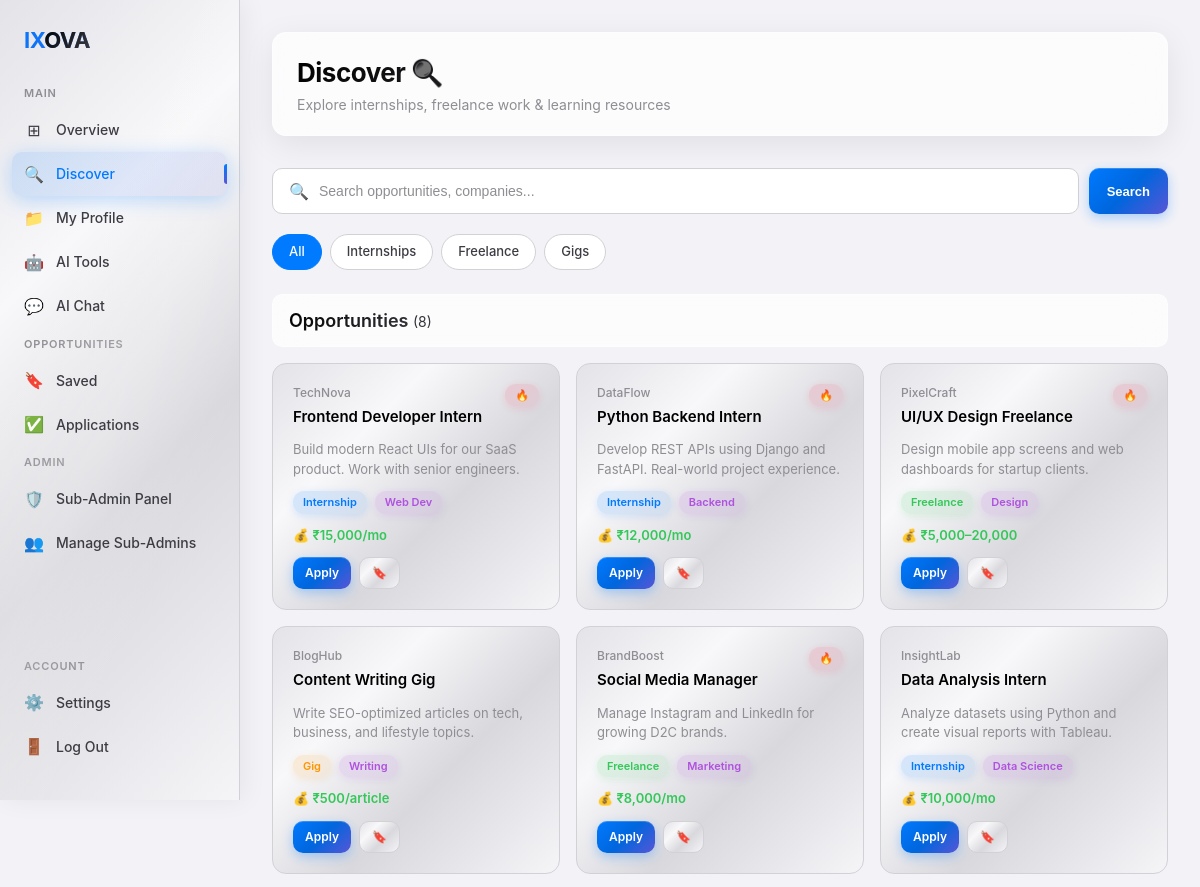
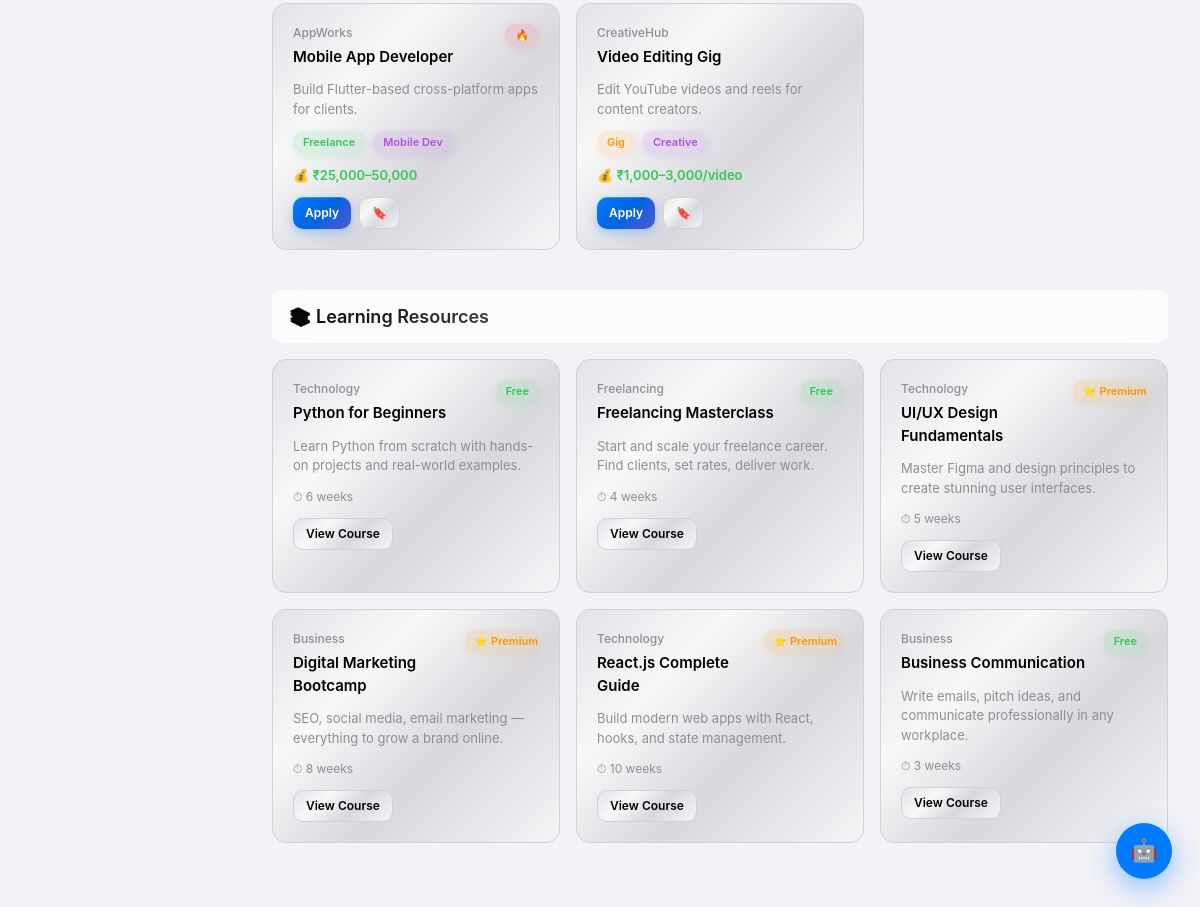
/discover/ (signed in), run on the app's committed database (2 pictures, top to bottom).
### core/models.py (models this page shows, shortened)
class Opportunity(models.Model):
    TYPE_CHOICES = [
        ('internship', 'Internship'),
        ('freelance', 'Freelance'),
        ('gig', 'Gig'),
    ]
    title = models.CharField(max_length=200)
    company = models.CharField(max_length=100)
    description = models.TextField()
    type = models.CharField(max_length=20, choices=TYPE_CHOICES)
    category = models.CharField(max_length=100)
    stipend = models.CharField(max_length=50, blank=True)
    deadline = models.DateField(null=True, blank=True)
    is_trending = models.BooleanField(default=False)
    created_at = models.DateTimeField(auto_now_add=True)

class Course(models.Model):
    CATEGORY_CHOICES = [
        ('tech', 'Technology'),
        ('business', 'Business'),
        ('freelancing', 'Freelancing'),
    ]
    title = models.CharField(max_length=200)
    description = models.TextField()
    category = models.CharField(max_length=20, choices=CATEGORY_CHOICES)
    duration = models.CharField(max_length=50)
    thumbnail = models.ImageField(upload_to='courses/', blank=True, null=True)
    video = models.FileField(upload_to='course_videos/', blank=True, null=True)
    created_at = models.DateTimeField(auto_now_add=True)
    is_premium = models.BooleanField(default=False)

### core/views.py (the view)
# urls.py: path('discover/', views.discover, name='discover'),
@login_required
def discover(request):
    query = request.GET.get('q', '')
    type_filter = request.GET.get('type', '')
    opportunities = Opportunity.objects.all()
    if query:
        opportunities = opportunities.filter(Q(title__icontains=query) | Q(company__icontains=query) | Q(category__icontains=query))
    if type_filter:
        opportunities = opportunities.filter(type=type_filter)
    courses = Course.objects.all()[:6]
    return render(request, 'discover.html', {'opportunities': opportunities, 'courses': courses, 'query': query, 'type_filter': type_filter})

### templates/discover.html (shortened to what this page needs)
{% extends 'base.html' %}
{% block content %}
<div class="topbar">
  <div class="topbar-greeting">
    <h1>Discover 🔍</h1>
    <p>Explore internships, freelance work & learning resources</p>
  </div>
</div>
<div style="display:flex;gap:12px;align-items:center;margin-bottom:20px;flex-wrap:wrap">
  <form method="get" style="display:flex;gap:10px;flex:1;flex-wrap:wrap;width:100%">
    <div class="search-bar" style="flex:1;max-width:100%">
      <span>🔍</span>
      <input type="text" name="q" value="{{ query }}" placeholder="Search opportunities, companies...">
    </div>
    <button type="submit" class="btn btn-primary">Search</button>
  </form>
</div>
<div class="filter-tabs">
  <a href="{% url 'discover' %}{% if query %}?q={{ query }}{% endif %}" class="filter-tab {% if not type_filter %}active{% endif %}">All</a>
  <a href="?type=internship{% if query %}&q={{ query }}{% endif %}" class="filter-tab {% if type_filter == 'internship' %}active{% endif %}">Internships</a>
  <a href="?type=freelance{% if query %}&q={{ query }}{% endif %}" class="filter-tab {% if type_filter == 'freelance' %}active{% endif %}">Freelance</a>
  <a href="?type=gig{% if query %}&q={{ query }}{% endif %}" class="filter-tab {% if type_filter == 'gig' %}active{% endif %}">Gigs</a>
</div>
<div class="section-header">
  <h2 class="section-title">Opportunities <span style="color:var(--text-3);font-size:14px;font-weight:400">({{ opportunities.count }})</span></h2>
</div>
{% if opportunities %}
<div class="cards-grid" style="margin-bottom:40px">
  {% for opp in opportunities %}
  <div class="opp-card fade-up fade-up-{{ forloop.counter|add:1 }}">
    <div class="opp-header">
      <div>
        <div class="opp-company">{{ opp.company }}</div>
        <div class="opp-title">{{ opp.title }}</div>
      </div>
      {% if opp.is_trending %}<span class="badge badge-trending">🔥</span>{% endif %}
    </div>
    <p style="font-size:13px;color:var(--text-3);line-height:1.5">{{ opp.description|truncatewords:18 }}</p>
    <div class="opp-meta">
      <span class="badge {% if opp.type == 'internship' %}badge-blue{% elif opp.type == 'freelance' %}badge-green{% else %}badge-orange{% endif %}">
        {{ opp.get_type_display }}
      </span>
      <span class="badge badge-purple">{{ opp.category }}</span>
    </div>
    {% if opp.stipend %}<div class="opp-stipend">💰 {{ opp.stipend }}</div>{% endif %}
    <div class="opp-actions">
      <a href="{% url 'apply' opp.pk %}" class="btn btn-primary btn-sm">Apply</a>
      <a href="{% url 'save' opp.pk %}" class="btn btn-secondary btn-sm">🔖</a>
    </div>
  </div>
  {% endfor %}
</div>
{% else %}
<div class="card" style="text-align:center;padding:60px;color:var(--text-3)">
  <div style="font-size:48px;margin-bottom:16px">🔍</div>
  <h3 style="margin-bottom:8px">No opportunities found</h3>
  <p>Try a different search or check back later.</p>
</div>
{% endif %}
{% if courses %}
<div class="section-header" style="margin-top:8px">
  <h2 class="section-title">📚 Learning Resources</h2>
</div>
<div class="cards-grid">
  {% for course in courses %}
  <div class="opp-card fade-up">
    <div class="opp-header">
      <div>
        <div class="opp-company">{{ course.get_category_display }}</div>
        <div class="opp-title">{{ course.title }}</div>
      </div>
      {% if course.is_premium %}<span class="badge badge-orange">⭐ Premium</span>{% else %}<span class="badge badge-green">Free</span>{% endif %}
    </div>
    <p style="font-size:13px;color:var(--text-3)">{{ course.description|truncatewords:15 }}</p>
    <div style="font-size:12px;color:var(--text-3)">⏱ {{ course.duration }}</div>
    <a href="#" class="btn btn-secondary btn-sm" style="align-self:flex-start">View Course</a>
  </div>
  {% endfor %}
</div>
{% endif %}
{% endblock %}

### data on the page
Opportunity: company "TechNova", title "Frontend Developer Intern", description "Build modern React UIs for our SaaS product. Work with senior engineers.", type "Internship", category "Web Dev", stipend "₹15,000/mo"
Opportunity: company "DataFlow", title "Python Backend Intern", description "Develop REST APIs using Django and FastAPI. Real-world project experience.", type "Internship", category "Backend", stipend "₹12,000/mo"
Opportunity: company "PixelCraft", title "UI/UX Design Freelance", description "Design mobile app screens and web dashboards for startup clients.", type "Freelance", category "Design", stipend "₹5,000–20,000"
Opportunity: company "BlogHub", title "Content Writing Gig", description "Write SEO-optimized articles on tech, business, and lifestyle topics.", type "Gig", category "Writing", stipend "₹500/article"
Opportunity: company "BrandBoost", title "Social Media Manager", description "Manage Instagram and LinkedIn for growing D2C brands.", type "Freelance", category "Marketing", stipend "₹8,000/mo"
Opportunity: company "InsightLab", title "Data Analysis Intern", description "Analyze datasets using Python and create visual reports with Tableau.", type "Internship", category "Data Science", stipend "₹10,000/mo"
Opportunity: company "AppWorks", title "Mobile App Developer", description "Build Flutter-based cross-platform apps for clients.", type "Freelance", category "Mobile Dev", stipend "₹25,000–50,000"
Opportunity: company "CreativeHub", title "Video Editing Gig", description "Edit YouTube videos and reels for content creators.", type "Gig", category "Creative", stipend "₹1,000–3,000/video"
Course: category "Technology", title "Python for Beginners", is_premium "Free", description "Learn Python from scratch with hands-on projects and real-world examples.", duration "6 weeks"
Course: category "Freelancing", title "Freelancing Masterclass", is_premium "Free", description "Start and scale your freelance career. Find clients, set rates, deliver work.", duration "4 weeks"
Course: category "Technology", title "UI/UX Design Fundamentals", is_premium "⭐ Premium", description "Master Figma and design principles to create stunning user interfaces.", duration "5 weeks"
Course: category "Business", title "Digital Marketing Bootcamp", is_premium "⭐ Premium", description "SEO, social media, email marketing — everything to grow a brand online.", duration "8 weeks"
Course: category "Technology", title "React.js Complete Guide", is_premium "⭐ Premium", description "Build modern web apps with React, hooks, and state management.", duration "10 weeks"
Course: category "Business", title "Business Communication", is_premium "Free", description "Write emails, pitch ideas, and communicate professionally in any workplace.", duration "3 weeks"

### other printed values
{{ opportunities.count }} "8"
